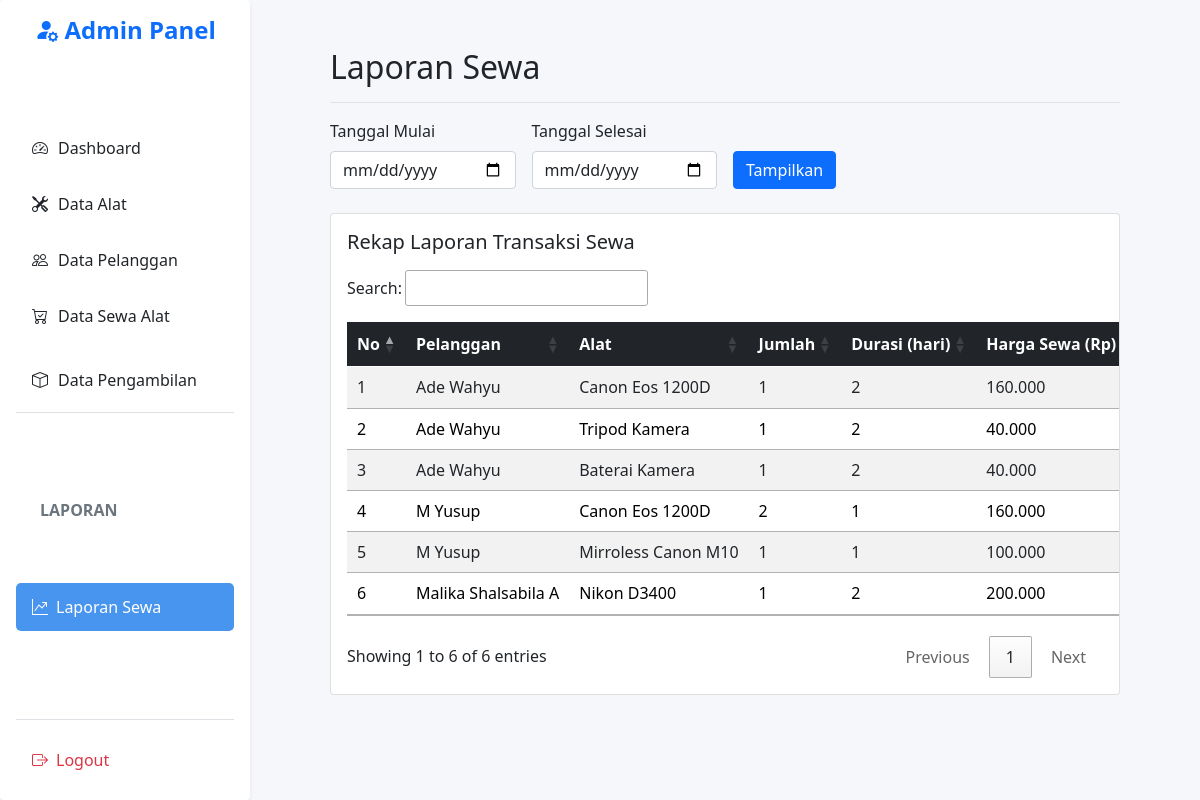
/index.php?page=laporan (signed in), run on the app's committed database.
### tables this page shows
CREATE TABLE `sewa` (
  `id` int(11) NOT NULL,
  `id_pelanggan` int(11) DEFAULT NULL,
  `tanggal_sewa` date DEFAULT NULL,
  `tanggal_kembali` date DEFAULT NULL,
  `tanggal_dikembalikan` date DEFAULT NULL,
  `total_bayar` decimal(12,2) DEFAULT NULL,
  `status` enum('dipinjam','dikembalikan') DEFAULT 'dipinjam',
  `status_alat` enum('Baik','Rusak','-') NOT NULL DEFAULT '-',
  `denda` decimal(12,2) DEFAULT 0.00,
  `gambar` varchar(255) NOT NULL,
  `status_pembayaran` varchar(50) DEFAULT NULL,
  `metode_pembayaran` varchar(50) NOT NULL
);

CREATE TABLE `pelanggan` (
  `id` int(11) NOT NULL,
  `nama` varchar(100) NOT NULL,
  `no_hp` varchar(20) DEFAULT NULL,
  `alamat` text DEFAULT NULL
);

CREATE TABLE `alat` (
  `id` int(11) NOT NULL,
  `nama_alat` varchar(100) NOT NULL,
  `kategori` varchar(50) DEFAULT NULL,
  `stok` int(11) DEFAULT 0,
  `harga_sewa_per_hari` bigint(10) DEFAULT NULL,
  `gambar` varchar(255) NOT NULL
);

CREATE TABLE `sewa_detail` (
  `id` int(11) NOT NULL,
  `id_sewa` int(11) DEFAULT NULL,
  `id_alat` int(11) DEFAULT NULL,
  `jumlah` int(11) DEFAULT NULL,
  `durasi_hari` int(11) DEFAULT NULL,
  `subtotal` decimal(12,2) DEFAULT NULL
);

### laporan/laporan-sewa.php (the view, shortened to what this page needs)
<?php
$tanggal_mulai = $_POST['tanggal_mulai'] ?? '';
$tanggal_selesai = $_POST['tanggal_selesai'] ?? '';
$filter = "";
$q_laporan = mysqli_query($conn, "
    SELECT
        s.id AS id_sewa,
        p.nama AS nama_pelanggan,
        s.tanggal_sewa,
        s.tanggal_kembali,
        s.tanggal_dikembalikan,
        s.status,
        s.total_bayar,
        s.denda,
        s.status_pembayaran,
        s.metode_pembayaran,
        a.nama_alat,
        sd.jumlah,
        sd.durasi_hari,
        sd.subtotal
    FROM
        sewa s
    JOIN
        pelanggan p ON s.id_pelanggan = p.id
    JOIN
        sewa_detail sd ON s.id = sd.id_sewa
    JOIN
        alat a ON sd.id_alat = a.id
    $filter
    ORDER BY
        s.id DESC
");
?>
<!DOCTYPE html>
<html lang="id">
<head>
    <link href="assets/bootstrap/css/bootstrap.min.css" rel="stylesheet">
    <link rel="stylesheet" href="../assets/css/style.css">
    <link rel="stylesheet" href="https://cdn.jsdelivr.net/npm/bootstrap-icons@1.11.3/font/bootstrap-icons.css">
    <link rel="stylesheet" href="https://cdn.datatables.net/1.13.8/css/jquery.dataTables.min.css" />
    <link rel="stylesheet" href="https://cdn.datatables.net/buttons/2.4.2/css/buttons.dataTables.min.css">
</head>
<body>
<div class="main">
    <div class="container-fluid">
        <div class="d-flex justify-content-between align-items-center pt-3 pb-2 mb-3 border-bottom">
            <h1 class="h2">Laporan Sewa</h1>
        </div>
        <form method="POST" action="index.php?page=laporan" class="row g-3 mb-4">
            <div class="col-md-3">
                <label for="tanggal_mulai" class="form-label">Tanggal Mulai</label>
                <input type="date" id="tanggal_mulai" name="tanggal_mulai" class="form-control" value="<?= htmlspecialchars($tanggal_mulai) ?>">
            </div>
            <div class="col-md-3">
                <label for="tanggal_selesai" class="form-label">Tanggal Selesai</label>
                <input type="date" id="tanggal_selesai" name="tanggal_selesai" class="form-control" value="<?= htmlspecialchars($tanggal_selesai) ?>">
            </div>
            <div class="col-md-3 d-flex align-items-end">
                <button type="submit" class="btn btn-primary">Tampilkan</button>
            </div>
        </form>
        <div class="card mb-5">
            <div class="card-body table-responsive">
                <h5 class="card-title mb-3">Rekap Laporan Transaksi Sewa</h5>
                <table class="table table-striped table-hover" id="laporanTable">
                    <thead class="table-dark">
                        <tr>
                            <th>No</th>
                            <th>Pelanggan</th>
                            <th>Alat</th>
                            <th>Jumlah</th>
                            <th>Durasi (hari)</th>
                            <th>Harga Sewa (Rp)</th>
                        </tr>
                    </thead>
                    <tbody>
                        <?php $no = 1; while ($data = mysqli_fetch_assoc($q_laporan)) { ?>
                        <tr>
                            <td><?= $no++ ?></td>
                            <td><?= htmlspecialchars($data['nama_pelanggan']) ?></td>
                            <td><?= htmlspecialchars($data['nama_alat']) ?></td>
                            <td><?= $data['jumlah'] ?></td>
                            <td><?= $data['durasi_hari'] ?></td>
                            <td><?= number_format($data['subtotal'], 0, ',', '.') ?></td>
                        </tr>
                        <?php } ?>
                    </tbody>
                </table>
            </div>
        </div>
    </div>
</div>
</body>
</html>

### assets/css/style.css (style rules this page uses)
body { min-height: 100vh; background-color: #f8f9fa; margin: 0; font-family: "Segoe UI", Tahoma, Geneva, Verdana, sans-serif; background-color: #f5f7fb; }
.main { margin-left: 250px; padding: 2rem; }

### laporan/laporan-sewa.php (style rules this page uses)
th, td { white-space: nowrap; vertical-align: middle; }
.table-responsive { overflow-x: auto; }

### data on the page
sewa: id_pelanggan.nama "Ade Wahyu", alat.nama_alat "Canon Eos 1200D", sewa_detail.jumlah "1", sewa_detail.durasi_hari "2", sewa_detail.subtotal "160.000", alat.nama_alat "Tripod Kamera", sewa_detail.subtotal "40.000", alat.nama_alat "Baterai Kamera"
sewa: id_pelanggan.nama "M Yusup", alat.nama_alat "Canon Eos 1200D", sewa_detail.jumlah "2", sewa_detail.durasi_hari "1", sewa_detail.subtotal "160.000", alat.nama_alat "Mirroless Canon M10", sewa_detail.jumlah "1", sewa_detail.subtotal "100.000"
sewa: id_pelanggan.nama "Malika Shalsabila A", alat.nama_alat "Nikon D3400", sewa_detail.jumlah "1", sewa_detail.durasi_hari "2", sewa_detail.subtotal "200.000"
